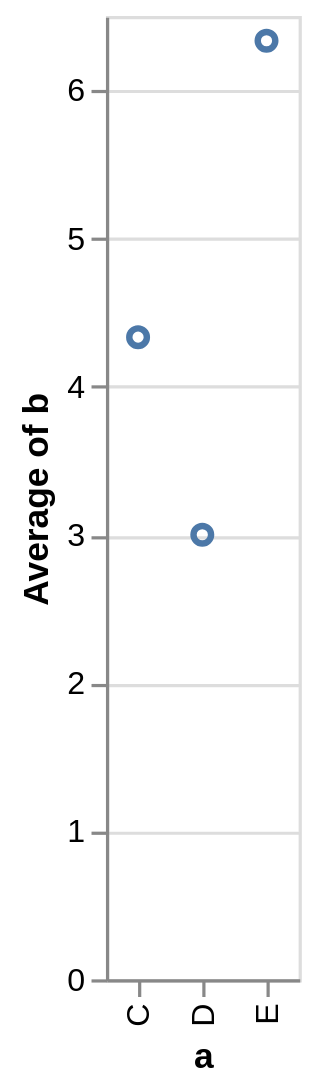

The Vega-Lite source for this figure:
### Vega specification from a JSON file in a GitHub repository (floating-point values rounded to 4 significant figures)
{"$schema": "https://vega.github.io/schema/vega/v6.json", "background": "white", "padding": 5, "height": 300, "style": "cell", "data": [{"name": "source_0", "values": [{"a": "C", "b": 2}, {"a": "C", "b": 7}, {"a": "C", "b": 4}, {"a": "D", "b": 1}, {"a": "D", "b": 2}, {"a": "D", "b": 6}, {"a": "E", "b": 8}, {"a": "E", "b": 4}, {"a": "E", "b": 7}]}, {"name": "data_0", "source": "source_0", "transform": [{"type": "aggregate", "groupby": ["a"], "ops": ["average"], "fields": ["b"], "as": ["average_b"]}, {"type": "filter", "expr": "isValid(datum[\"average_b\"]) && isFinite(+datum[\"average_b\"])"}]}], "signals": [{"name": "x_step", "value": 20}, {"name": "width", "update": "bandspace(domain('x').length, 1, 0.5) * x_step"}], "marks": [{"name": "marks", "type": "symbol", "style": ["point"], "from": {"data": "data_0"}, "encode": {"update": {"fill": {"value": "transparent"}, "stroke": {"value": "#4c78a8"}, "ariaRoleDescription": {"value": "point"}, "description": {"signal": "\"a: \" + (isValid(datum[\"a\"]) ? isArray(datum[\"a\"]) ? join(datum[\"a\"], ' ') : datum[\"a\"] : \"\"+datum[\"a\"]) + \"; Average of b: \" + (format(datum[\"average_b\"], \"\"))"}, "x": {"scale": "x", "field": "a"}, "y": {"scale": "y", "field": "average_b"}}}}], "scales": [{"name": "x", "type": "point", "domain": {"data": "data_0", "field": "a", "sort": true}, "range": {"step": {"signal": "x_step"}}, "padding": 0.5}, {"name": "y", "type": "linear", "domain": {"data": "data_0", "field": "average_b"}, "range": [{"signal": "height"}, 0], "nice": true, "zero": true}], "axes": [{"scale": "y", "orient": "left", "gridScale": "x", "grid": true, "tickCount": {"signal": "ceil(height/40)"}, "domain": false, "labels": false, "aria": false, "maxExtent": 0, "minExtent": 0, "ticks": false, "zindex": 0}, {"scale": "x", "orient": "bottom", "grid": false, "title": "a", "labelAlign": "right", "labelAngle": 270, "labelBaseline": "middle", "zindex": 0}, {"scale": "y", "orient": "left", "grid": false, "title": "Average of b", "labelOverlap": true, "tickCount": {"signal": "ceil(height/40)"}, "zindex": 0}]}
